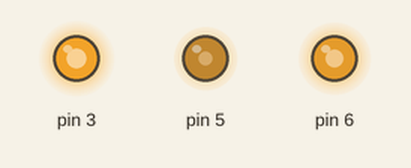
This sketch was run on a simulated Arduino Uno, built with avr-gcc and run on an emulated ATmega328P. Parts: output pins drawn as LEDs (lit = HIGH).

Above: at 0.05 s.
At 2.0 s:
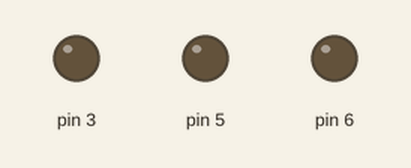
Timing chart, 0 to 4.6 s (numbered marks = the images above):
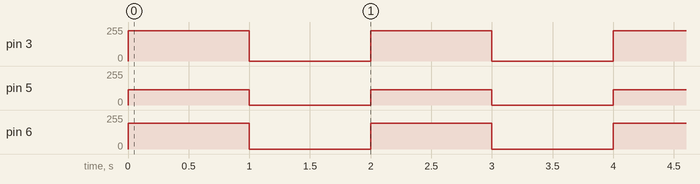

Measured:
- by itself, pin 3: alternates 227/255 for 1.0 s and 0/255 for 1.0 s
- by itself, pin 5: alternates 116/255 for 1.0 s and 0/255 for 1.0 s
- by itself, pin 6: alternates 195/255 for 1.0 s and 0/255 for 1.0 s

The sketch:

__1-2.ino
```cpp
void setup()
{
  pinMode(3, OUTPUT);
  pinMode(5, OUTPUT);
  pinMode(6, OUTPUT);
}

void loop()
{
  analogWrite(3, 227);
  analogWrite(5, 116);
  analogWrite(6, 195);
  delay(1000);
  analogWrite(3, 0);
  analogWrite(5, 0);
  analogWrite(6, 0);
  delay(1000);
}
```
